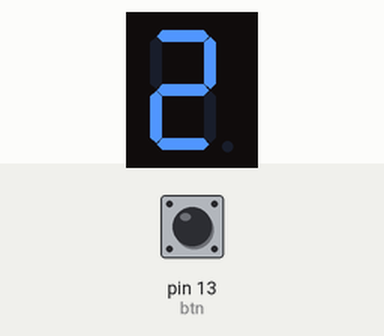
Simulated run of this sketch. Board: Arduino Uno, built with avr-gcc and run on an emulated ATmega328P. Shown: 1-digit seven-segment display. Wiring (inferred from the names in the program): 1-digit 7-segment display, segments lit when LOW: segments pin 4, pin 5, pin 8, pin 7, pin 6, pin 3, pin 2, pin 9. Inputs (shaded band) come from the test bench; at power-on: pin 13 (btn) HIGH. The segment pins are drawn as the display they are named for.

Above: at 1.2 s.
1.3 s: pin 13 (btn) pulled LOW for 0.15 s
At 1.8 s:
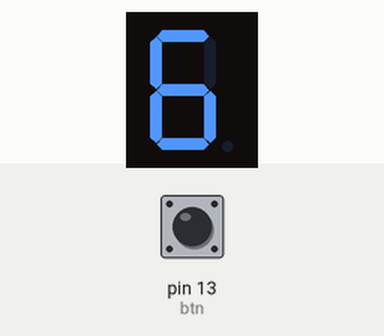
2.9 s: pin 13 (btn) pulled LOW for 1 s
At 4.2 s:
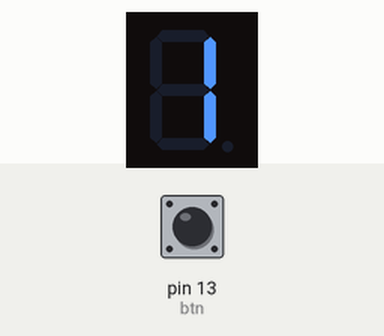
5.4 s: pin 13 (btn) pulled LOW for 0.15 s
At 6.1 s:
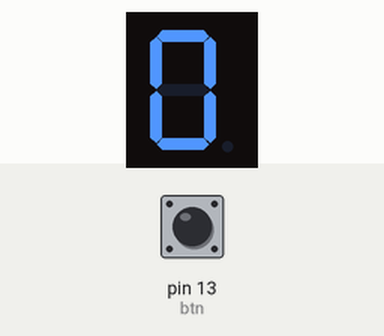
7.0 s: pin 13 (btn) pulsed LOW 5 times (0.12 s each, 0.3 s apart)
At 9.1 s:
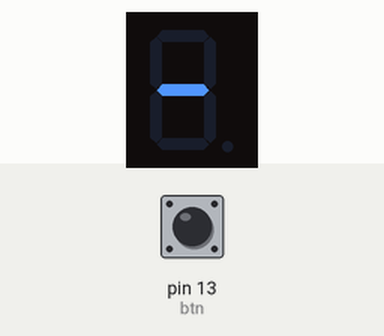
10.0 s: pin 13 (btn) pulled LOW for 1 s
At 12.0 s:
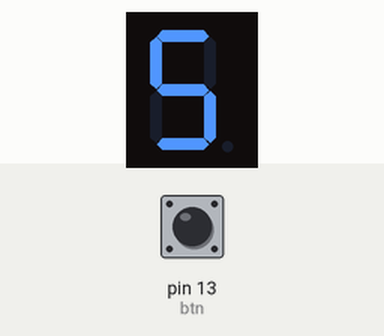
Timing chart, 0 to 13.5 s (numbered marks = the images above; inputs shaded):
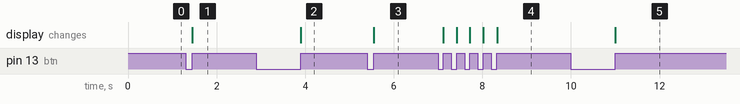

The sketch:

main.ino
```cpp
#define A 4
#define B 5
#define C 8
#define D 7
#define E 6
#define F 3
#define G 2
#define H 9
#define btn 13
#define ON LOW
#define OFF HIGH

int contador = 1;    //counter
int btnclicado = 0;  //clicked button
int btnliberado = 0; //not clicked

void setup(){
  pinMode(A, OUTPUT);
  pinMode(B, OUTPUT);
  pinMode(C, OUTPUT);
  pinMode(D, OUTPUT);
  pinMode(E, OUTPUT);
  pinMode(F, OUTPUT);
  pinMode(G, OUTPUT);
  pinMode(H, OUTPUT);
  pinMode(btn, INPUT);
}

void um(){ //Numero 1
  digitalWrite(A, OFF);
  digitalWrite(B, ON);
  digitalWrite(C, ON);
  digitalWrite(D, OFF);
  digitalWrite(E, OFF);
  digitalWrite(F, OFF);
  digitalWrite(G, OFF);
  digitalWrite(H, OFF);
}
void dois(){ //Numero 2
  digitalWrite(A, ON);
  digitalWrite(B, ON);
  digitalWrite(C, OFF);
  digitalWrite(D, ON);
  digitalWrite(E, ON);
  digitalWrite(F, OFF);
  digitalWrite(G, ON);
  digitalWrite(H, OFF);
}

void cinco(){ //Numero 5
  digitalWrite(A, ON);
  digitalWrite(B, OFF);
  digitalWrite(C, ON);
  digitalWrite(D, ON);
  digitalWrite(E, OFF);
  digitalWrite(F, ON);
  digitalWrite(G, ON);
  digitalWrite(H, OFF);
}
void seis(){ //Numero 6
  digitalWrite(A, ON);
  digitalWrite(B, OFF);
  digitalWrite(C, ON);
  digitalWrite(D, ON);
  digitalWrite(E, ON);
  digitalWrite(F, ON);
  digitalWrite(G, ON);
  digitalWrite(H, OFF);
}

void zero(){ //Numero 0
  digitalWrite(A, ON);
  digitalWrite(B, ON);
  digitalWrite(C, ON);
  digitalWrite(D, ON);
  digitalWrite(E, ON);
  digitalWrite(F, ON);
  digitalWrite(G, OFF);
  digitalWrite(H, OFF);
}

void traco(){ //Traço
  digitalWrite(A, OFF);
  digitalWrite(B, OFF);
  digitalWrite(C, OFF);
  digitalWrite(D, OFF);
  digitalWrite(E, OFF);
  digitalWrite(F, OFF);
  digitalWrite(G, ON);
  digitalWrite(H, OFF);
}

unsigned long tempoPressionar = 0;
bool troca = false;

void loop(){
  if (digitalRead(btn) == ON) {
    if (tempoPressionar == 0) {
      tempoPressionar = millis();
    }
    btnclicado = 1;
    btnliberado = 0;
    if (millis() - tempoPressionar >= 1000 && !troca) {
      contador++;
      troca = true;
      btnclicado = 0;
      sequencia();
    }

  } else {
    if (btnclicado == 1 && !troca) {
      contador++;
    }
    btnclicado = 0;
    btnliberado = 1;
    tempoPressionar = 0;
    troca = false;
  }

  sequencia();
}

void sequencia(){
  if(contador == 1)      {dois();}
  else if(contador == 2) {seis();}
  else if(contador == 3) {um();}
  else if(contador == 4) {zero();}
  else if(contador == 5) {dois();}
  else if(contador == 6) {seis();}
  else if(contador == 7) {zero();}
  else if(contador == 8) {dois();}
  else if(contador == 9) {traco();}
  else if(contador == 10){cinco();}
  else if(contador <= 11){contador = 1;}
}
```

Measured:
- after the input at 1.3 s, the display: changes after 0.15 s (image 1)
- after the input at 2.9 s, the display: changes after 1.0 s (image 2)
- after the input at 5.4 s, the display: changes after 0.15 s (image 3)
- after the input at 7.0 s, the display: first changes after 0.12 s (image 4 shows a later state)
- after the input at 10.0 s, the display: changes after 1.0 s (image 5)
